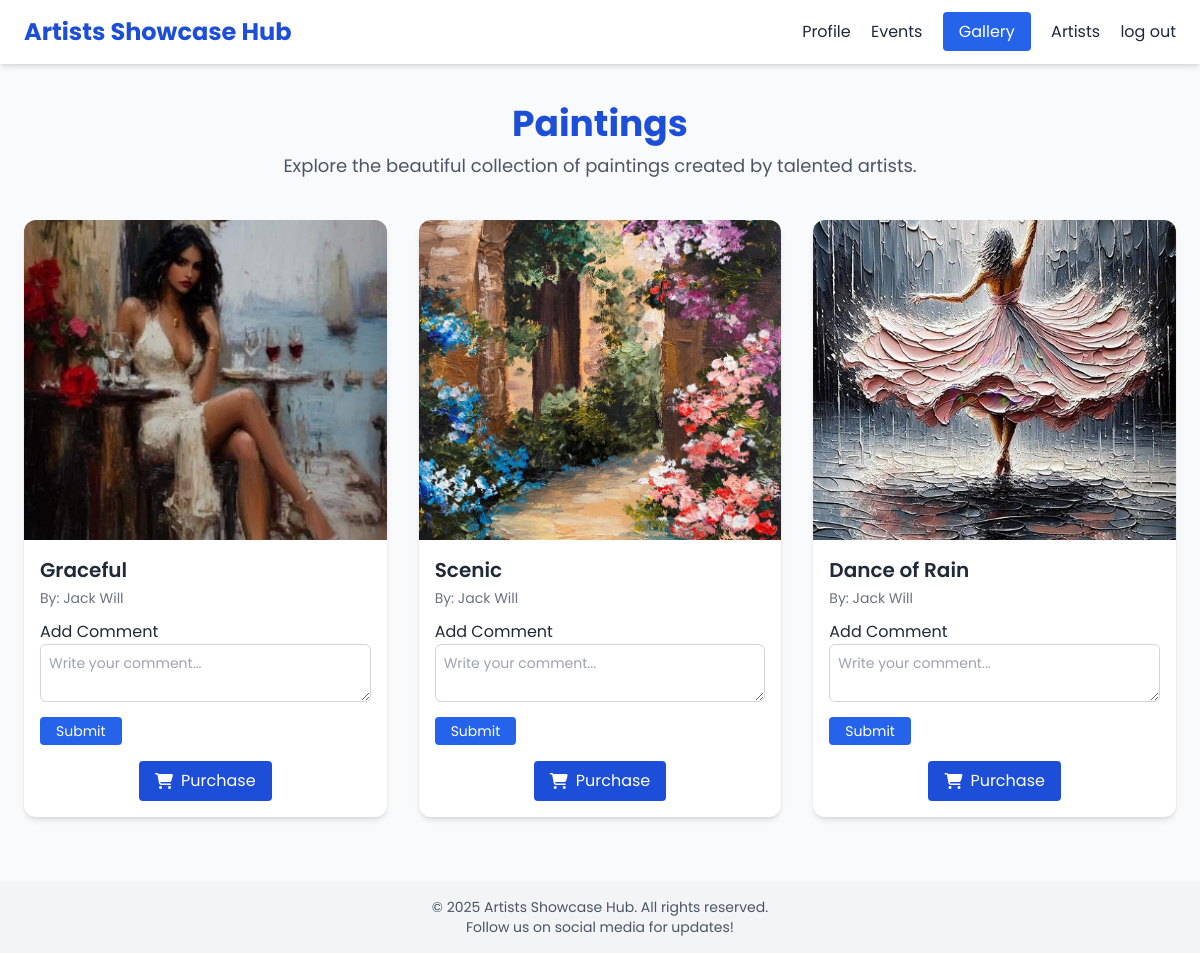
/paintings/, run on an earlier commit of the app's database.
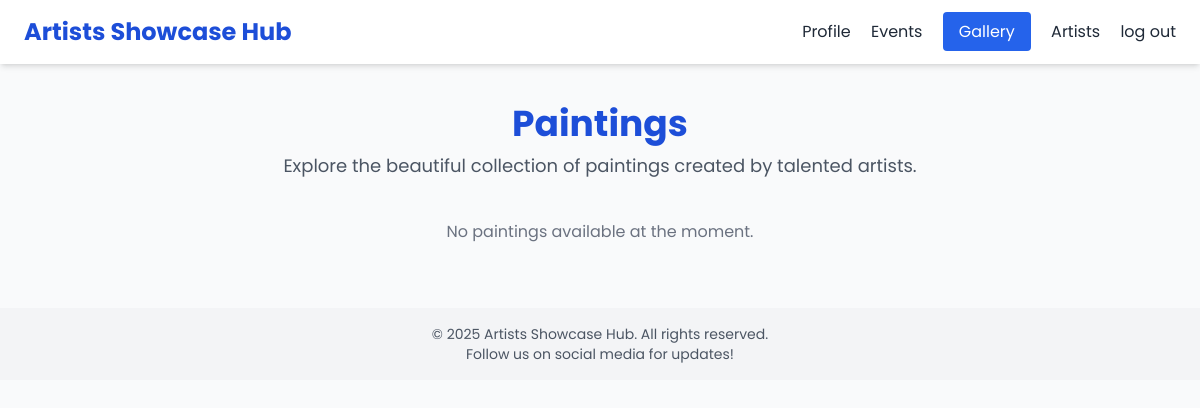
And on a later commit of the database.
### hub/models.py (models this page shows, shortened)
class Painting(models.Model):
    title = models.CharField(max_length=100)
    image = models.ImageField(upload_to='paintings/')
    description = models.TextField()
    artist = models.CharField(max_length=100)  # New field for the artist's name

### hub/views.py (the view)
# urls.py: path('paintings/', views.paintings, name='paintings'),
def paintings(request):
    paintings = Painting.objects.all()  # Fetch all paintings from the database
    context = {
        'paintings': paintings
    }
    return render(request, 'paintings.html', context)

### template/paintings.html (shortened to what this page needs)
<!DOCTYPE html>
<html lang="en">
<head>
  {% load static %}
  <script src="https://cdn.tailwindcss.com"></script>
</head>
<body class="bg-gray-50 text-gray-800">
  <header class="bg-white shadow-md sticky top-0 z-50">
    <div class="max-w-7xl mx-auto px-6 py-4 flex justify-between items-center">
      <h1 class="text-2xl font-bold text-blue-700">Artists Showcase Hub</h1>
      <nav class="space-x-4">
       <a href="{% url 'profile' %}" class="hover:text-blue-600">Profile</a>
      <a href="{% url 'event' %}" class="hover:text-blue-600">Events</a>
      <a href="{% url 'gallery' %}" class="bg-blue-600 text-white px-4 py-2 rounded hover:bg-blue-700">Gallery</a>
      <a href="{% url 'artist_profile' %}" class="hover:text-blue-600">Artists</a>
      <a href="{% url 'logout' %}" class="hover:text-blue-600">log out</a>
      </nav>
    </div>
  </header>
  <section class="text-center py-10 px-4">
    <h2 class="text-4xl font-bold text-blue-700 mb-2">Paintings</h2>
    <p class="text-gray-600 text-lg">Explore the beautiful collection of paintings created by talented artists.</p>
  </section>
  <section class="grid gap-8 px-6 pb-16 md:grid-cols-2 lg:grid-cols-3">
    {% for painting in paintings %}
    <div class="bg-white rounded-xl shadow-md hover:shadow-lg transition overflow-hidden">
      <img src="{{ painting.image.url }}" alt="{{ painting.title }}" class="w-full h-80 object-cover cursor-pointer" onclick="openModal('{{ painting.image.url }}', '{{ painting.title }}', '{{ painting.description|escapejs }}', '{{ painting.artist }}')">
      <div class="p-4">
        <h4 class="text-xl font-semibold mb-1">{{ painting.title }}</h4>
        <p class="text-sm text-gray-500 mb-3">By: {{ painting.artist }}</p>
        <div class="mb-4">
          {% if painting.id %}
    <a href="{% url 'add_comment' painting.id %}">Add Comment</a>
{% else %}
    <p><i>No ID found for this painting</i></p>
{% endif %}
            <textarea name="comment" rows="2" placeholder="Write your comment..." class="w-full p-2 border border-gray-300 rounded-md text-sm"></textarea>
            <button type="submit" class="mt-2 bg-blue-600 text-white px-4 py-1 rounded hover:bg-blue-700 text-sm">Submit</button>
        </div>
        <div class="text-center">
          <a href="{% url 'payment' %}" class="inline-flex items-center gap-2 bg-blue-700 text-white px-4 py-2 rounded hover:bg-blue-800">
            <i class="fas fa-shopping-cart"></i> Purchase
          </a>
        </div>
      </div>
    </div>
    {% empty %}
    <p class="text-center col-span-full text-gray-500">No paintings available at the moment.</p>
    {% endfor %}
  </section>
  <footer class="bg-gray-100 text-center py-4 text-sm text-gray-600">
    &copy; 2025 Artists Showcase Hub. All rights reserved. <br>
    Follow us on social media for updates!
  </footer>
</body>
</html>

What changed in the data, as far as the page shows it:
removed Painting: image (picture), title "Graceful", artist "Jack Will", shows "Add Comment"
removed Painting: image (picture), title "Scenic", artist "Jack Will", shows "Add Comment"
removed Painting: image (picture), title "Dance of Rain", artist "Jack Will", shows "Add Comment"
Also different on the page:
text now shown: "No paintings available at the moment."
